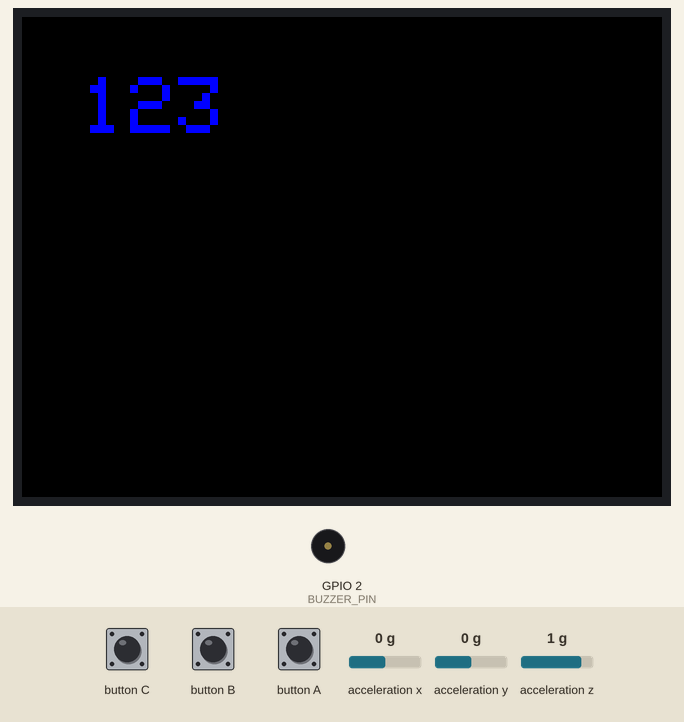
This sketch was run on a simulated ESP32. Shown: 320×240 colour display, buzzer (waves = sounding, pin HIGH). Inputs (shaded band) come from the test bench; at power-on: acceleration x 0 g, acceleration y 0 g, acceleration z 1 g.

Above: at 1.4 s.
1.5 s: button B pressed for 0.15 s
At 2.6 s:
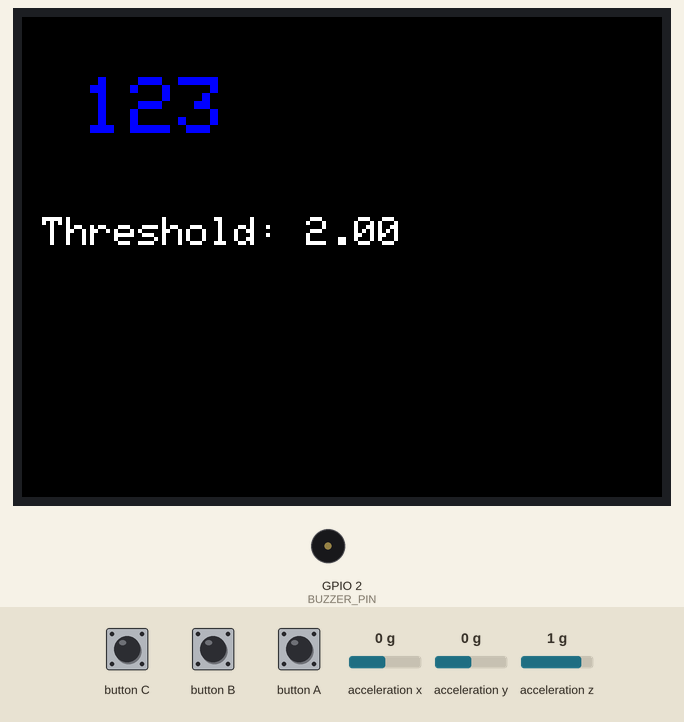
3.1 s: button A pressed for 0.15 s
At 4.4 s:
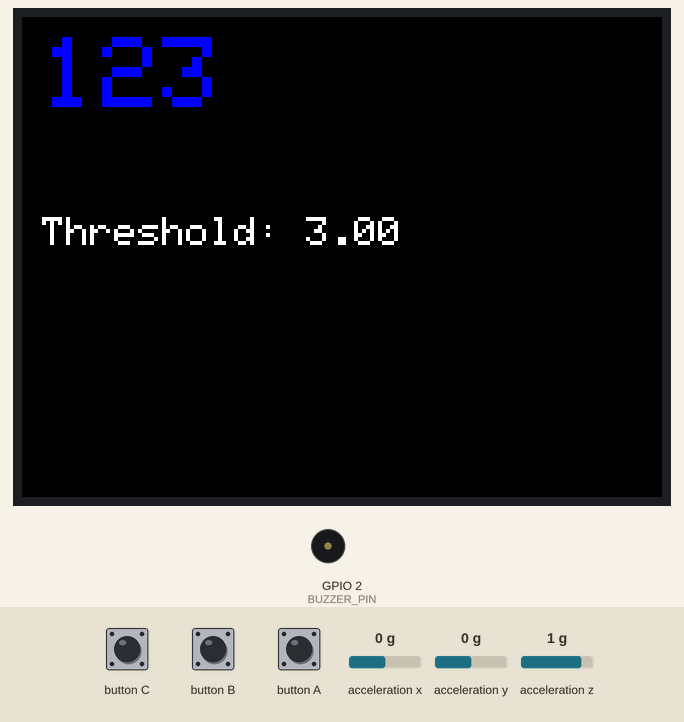
4.7 s: button A pressed for 1 s
7.2 s: button B pressed for 1 s
At 8.4 s:
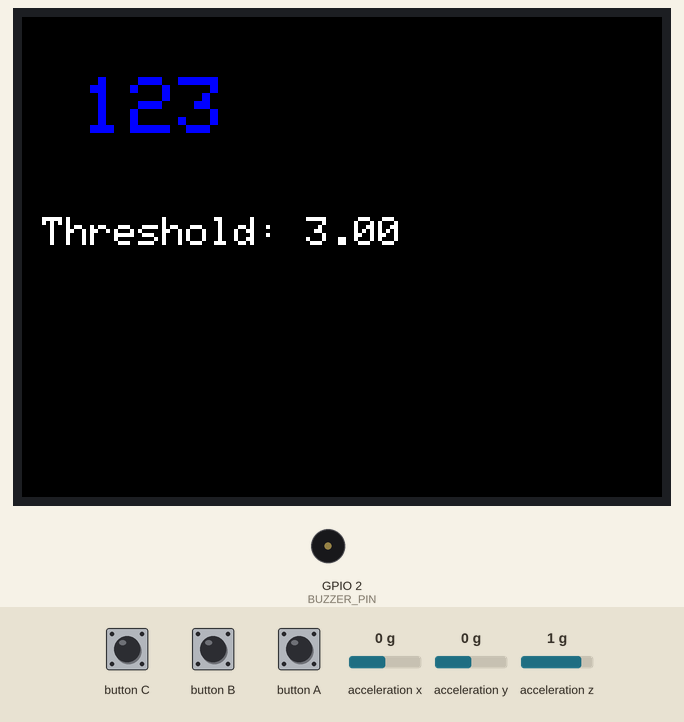
Timing chart, 0 to 10.2 s (numbered marks = the images above; inputs shaded):
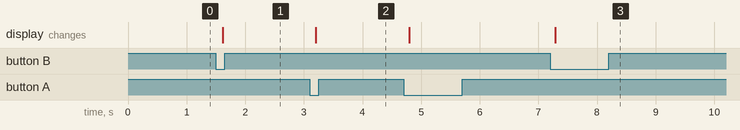

The sketch:

bilbil.ino
```cpp
#include <M5Unified.h>
#include <math.h>

#define BUZZER_PIN 2           // 蜂鸣器引脚
#define FALL_THRESHOLD 3.0     // 默认加速度阈值
#define ALARM_DURATION 2000    // 警报持续时间（毫秒）

unsigned long alarmStartTime = 0; // 警报开始时间
bool isAlarmActive = false;       // 是否处于警报状态

void setup() {
  M5.begin();
  M5.Display.setRotation(3);
  M5.Display.fillScreen(BLACK);

  // 显示永久数字 "123"
  M5.Display.setTextSize(4);      // 设置大字体
  M5.Display.setTextColor(BLUE);  // 设置蓝色字体
  M5.Display.setCursor(30, 30);   // 设置显示位置
  M5.Display.println("123");

  // 配置蜂鸣器
  ledcSetup(0, 2000, 8);         // 通道 0，频率 2000Hz，分辨率 8 位
  ledcAttachPin(BUZZER_PIN, 0);  // 将通道 0 绑定到 BUZZER_PIN
}

void loop() {
  M5.update();

  // 动态调整阈值
  static float fallThreshold = FALL_THRESHOLD;
  if (M5.BtnA.wasPressed()) {
    fallThreshold += 1.0; // 增大阈值
    M5.Display.fillScreen(BLACK);
    // 显示永久数字 "123"
    M5.Display.setTextSize(5);
    M5.Display.setTextColor(BLUE);
    M5.Display.setCursor(10, 10);
    M5.Display.println("123");
    // 显示新的阈值
    M5.Display.setTextSize(2);
    M5.Display.setTextColor(WHITE);
    M5.Display.setCursor(10, 100);
    M5.Display.printf("Threshold: %.2f", fallThreshold);
  }
  if (M5.BtnB.wasPressed()) {
    fallThreshold -= 1.0; // 减小阈值
    if (fallThreshold < 1.0) fallThreshold = 1.0;
    M5.Display.fillScreen(BLACK);
    // 显示永久数字 "123"
    M5.Display.setTextSize(4);
    M5.Display.setTextColor(BLUE);
    M5.Display.setCursor(30, 30);
    M5.Display.println("123");
    // 显示新的阈值
    M5.Display.setTextSize(2);
    M5.Display.setTextColor(WHITE);
    M5.Display.setCursor(10, 100);
    M5.Display.printf("Threshold: %.2f", fallThreshold);
  }

  // 获取加速度数据
  float ax, ay, az;
  M5.Imu.getAccel(&ax, &ay, &az);

  // 计算加速度的大小
  float magnitude = sqrt(ax * ax + ay * ay + az * az);

  if (magnitude > fallThreshold) {
    if (!isAlarmActive) {
      // 检测到超过阈值，启动报警
      isAlarmActive = true;
      alarmStartTime = millis();

      // 红色背景
      M5.Display.fillScreen(RED);
      // 保留数字 "123"
      M5.Display.setTextSize(4);
      M5.Display.setTextColor(BLUE);
      M5.Display.setCursor(30, 30);
      M5.Display.println("123");

      // 显示绿色警报文字
      M5.Display.setTextSize(3);
      M5.Display.setTextColor(GREEN);
      M5.Display.setCursor(10, 200);
      M5.Display.println("FALL DETECTED!");

      // 启动蜂鸣器
      ledcWrite(0, 128); // 启动蜂鸣器 50% 占空比
    }
  }

  // 如果警报已启动，检查是否需要停止
  if (isAlarmActive && (millis() - alarmStartTime > ALARM_DURATION)) {
    // 停止警报
    isAlarmActive = false;
    ledcWrite(0, 0); // 关闭蜂鸣器
    M5.Display.fillScreen(BLACK);

    // 重新显示永久数字 "123"
    M5.Display.setTextSize(4);
    M5.Display.setTextColor(BLUE);
    M5.Display.setCursor(30, 30);
    M5.Display.println("123");
  }

  delay(50); // 循环间隔
}
```

Measured:
- after the input at 1.5 s, the display: changes after 0.12 s (image 1)
- after the input at 3.1 s, the display: changes after 0.11 s (image 2)
- after the input at 7.2 s, the display: changes after 0.09 s (image 3)
